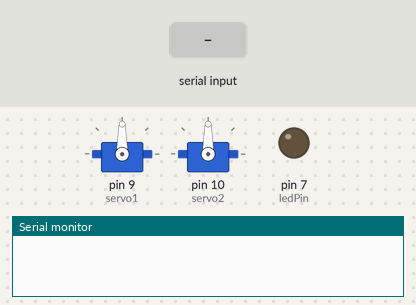
Bench run of a sketch on a simulated Arduino Uno, built with avr-gcc and run on an emulated ATmega328P. Shown: 2 × servo, output pins drawn as LEDs (lit = HIGH), the last lines printed to the serial monitor. The inputs (shaded band) are chosen by the test bench.

Above: at 1.2 s.
1.3 s: "R" received over Serial
At 2.5 s:
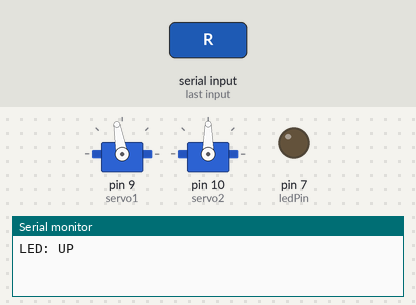
2.8 s: "F" received over Serial
At 3.9 s:
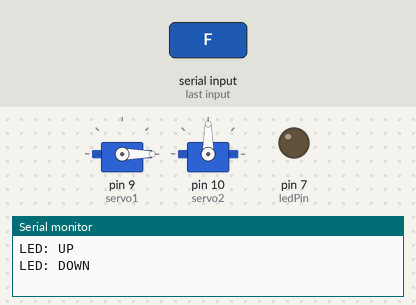
4.3 s: "Q" received over Serial
At 5.0 s:
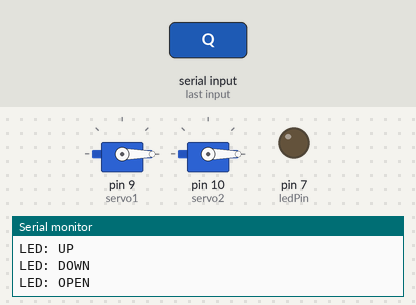
5.8 s: "R" received over Serial
At 6.1 s:
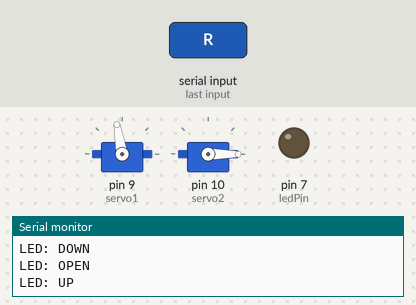
Timing chart, 0 to 8.3 s (numbered marks = the images above; inputs shaded):
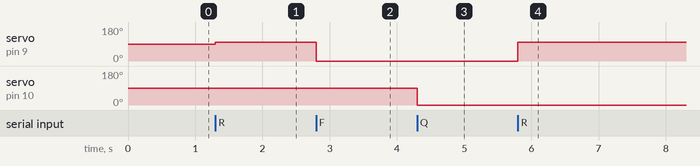

Measured:
- after the input at 1.3 s, servo on pin 9 (servo1): 90° → 100° at once
- after the input at 2.8 s, servo on pin 9 (servo1): 100° → 0° at once
- after the input at 4.3 s, servo on pin 10 (servo2): 90° → 0° at once
- after the input at 5.8 s, servo on pin 9 (servo1): 0° → 100° at once

The sketch:

Onneshok_Prototype.ino
```cpp
#define ledPin 7
int state = 0;
#include <Servo.h>
Servo servo1;
Servo servo2;

#include <SoftwareSerial.h>

SoftwareSerial Bluetooth(0,1);

void setup() {
  pinMode(ledPin, OUTPUT);
  servo1.attach(9);
  servo2.attach(10);
  digitalWrite(ledPin, LOW);
  Bluetooth.begin(9600);
  Serial.begin(38400); // Default communication rate of the Bluetooth module
}
void Up(){
  digitalWrite(ledPin, LOW); // Turn LED OFF
  servo1.write(100);
  Serial.println("LED: UP"); // Send back, to the phone, the String "LED: ON"
  state = 0;
}
void Down(){
  digitalWrite(ledPin, LOW); // Turn LED OFF
  servo1.write(0);
  Serial.println("LED: DOWN"); // Send back, to the phone, the String "LED: ON"
  state = 0;
}
void Open(){
  digitalWrite(ledPin, LOW); // Turn LED OFF
  servo2.write(0);
  Serial.println("LED: OPEN"); // Send back, to the phone, the String "LED: ON"
  state = 0;
}
void Close(){
  digitalWrite(ledPin, LOW); // Turn LED OFF
  servo2.write(90);
  Serial.println("LED: CLOSE"); // Send back, to the phone, the String "LED: ON"
  state = 0;
}
void loop() {
  if(Serial.available() > 0){ // Checks whether data is comming from the serial port
    state = Serial.read(); // Reads the data from the serial port
  }

 if (state == 'R') {
  Up();
 }
 if (state == 'F') {
  Down();
 }
 if (state == 'Q') {
  Open();
 }
if (state == 'E') {
  Close();
 }

}
```
